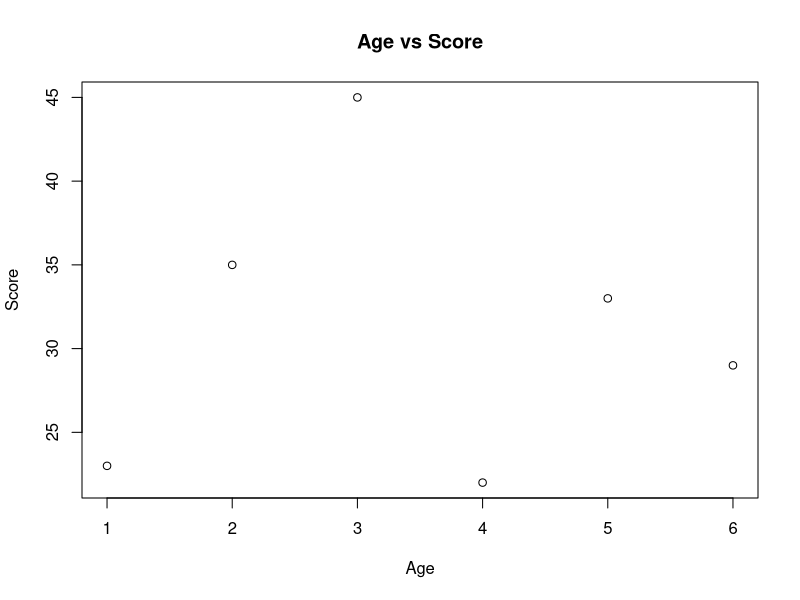
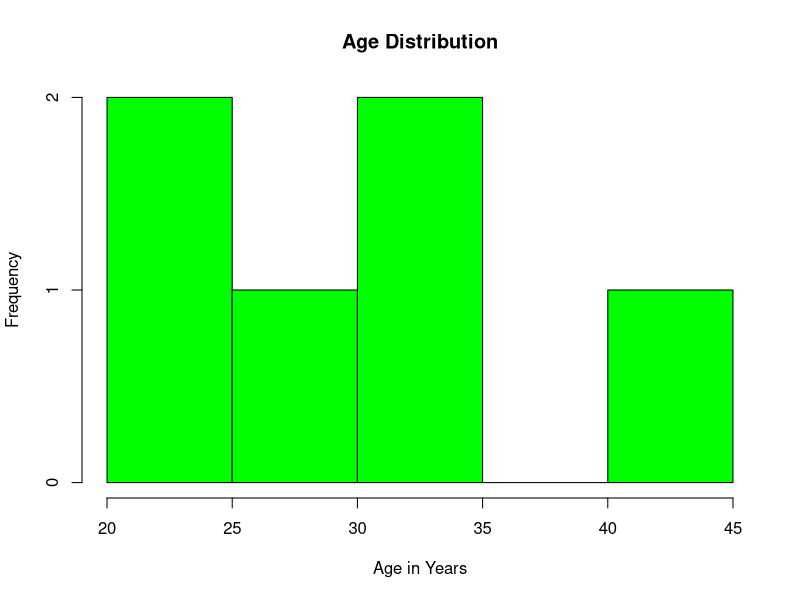
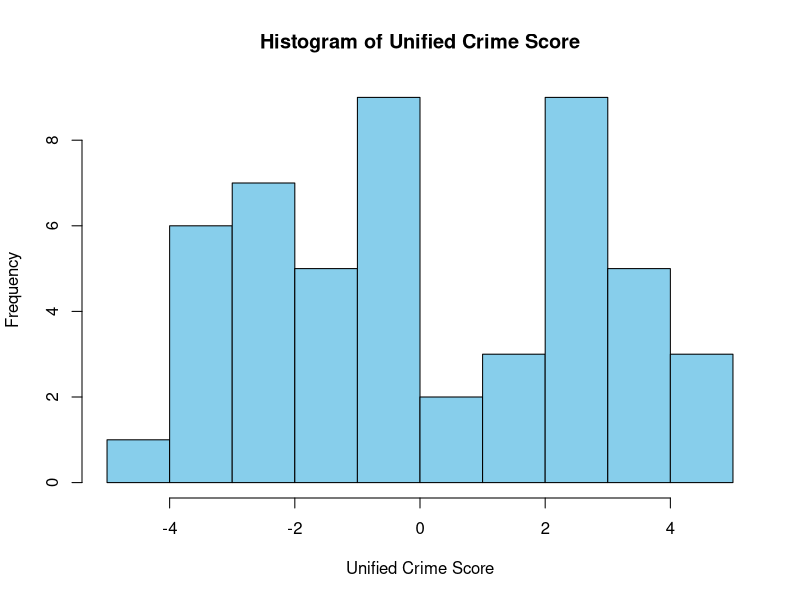

Write the R code that produced these figures, in order.
## ---- chunk 1
knitr::opts_chunk$set(echo = TRUE)
## ---- chunk 2
#You can perform addition...
3 + 5 # Displays 8

#...subtraction...
10 - 7 # Displays 3

#...multiplication...
4 * 2 # Displays 8

#...and division.
10 / 5 # Displays 2
## ---- chunk 3
# Example of object assignment:
x <- 10  # Assigning the value 10 to the object 'x'.
print(x)  # Printing the value of 'x'. This will output 10.
## ---- chunk 4
# Creating a numeric variable
numeric_var <- 5.3
print(numeric_var)  # This will output 5.3.

# Creating an integer variable
integer_var <- 4L
print(integer_var)  # This will output 4.

# Creating a complex variable
complex_var <- 3 + 2i
print(complex_var)  # This will output 3+2i.

# Creating a character variable
character_var <- "Hello, World!"
print(character_var)  # This will output "Hello, World!".

# Creating a logical variable
logical_var <- TRUE
print(logical_var)   # This will output TRUE.
## ---- chunk 5
# Here’s an example of a numeric vector:
numeric_vector <- c(1, 2, 3)
print(numeric_vector)  # This will output "1 2 3".

# Here’s an example of a character vector:
character_vector <- c("Welcome", "to", "R!")
print(character_vector)  # This will output "Welcome to R!".

# Here's an example of a logical vector
logical_vector <- c(TRUE, FALSE, TRUE, FALSE)
print(logical_vector)  # This will output "TRUE FALSE TRUE FALSE".
## ---- chunk 6
# Here's an example of using boolean values in R:
x <- 5
y <- 10

# Check if x is less than y
result <- x < y  # This will return TRUE since 5 is indeed less than 10.

print(result)
## ---- chunk 7
# Constructing a data frame named 'studentdata'.
# Our data includes "Name", "Age", "Gender", and "Score" of each student.

studentdata <- data.frame(
    Name = c("John", "Alice", "Bob", "Emily", "Jack", "Sandy") ,
    Age = c(23, 35, 45, 22, 33, 29),
    Gender = c("Male", "Female", "Male", "Non-binary", "Male", "Female"),
    Score = c(89, 92, 76, 88, 75, 95)
)

print(studentdata)

head(studentdata) # Print first few rows

# Use the '$' to select one column name. For example:
print(studentdata$Score) # We print the column (variable) with student scores.

print(studentdata$Gender)

# What's the content of my dataframe?
str(studentdata) # Look at the components, structure of the dataframe

## ---- chunk 8
# Adding a new column
# A new column "Passed" is added indicating if each student passed or not (a score above 80 is deemed a pass)

studentdata$Passed <- studentdata$Score > 80

# Removing a column
# Now, we opt to remove the 'Score' column as it's not required after we ascertain who's passed.

studentdata$Score <- NULL

print(studentdata)
## ---- chunk 9
# Accessing a specific element - 'Name' of the first student.
print(studentdata[1, "Name"])

# Accessing an entire column - 'Age' of all students
print(studentdata$Age)
## ---- chunk 10
# We've already stored the gender of each student in the 'Gender' column.
# Let's convert that into factor.
studentdata$Gender <- factor(studentdata$Gender)

# Checking levels in Gender
print(levels(studentdata$Gender))
## ---- chunk 11
# Let's presume a scenario where student Age data has missing values.
# 'NA' denotes missing value in R.
AgeData <- c(23, 35, NA, 22, NA, 29)

# Identifying missing values with 'is.na'
print(is.na(AgeData))

# Replacing missing values via a specific value, let's replace 'NA' with median age of students.
Age_median <- median(AgeData, na.rm = TRUE)
AgeData[is.na(AgeData)] <- Age_median

print(AgeData)


# Student Organizations
StudentOrg <- c(FALSE, FALSE, TRUE, NA, TRUE, FALSE)

# Attach the the obj to the dataframe as a column (variable)
studentdata$studentOrgPart <- StudentOrg

## ---- chunk 12
# A scatter plot between Age and Score of students.
plot(studentdata$Age, studentdata$Score,
     main = "Age vs Score", xlab = "Age", ylab = "Score")

# A histogram represents 'Age' distribution among the students.
hist(studentdata$Age,
     main = "Age Distribution", xlab = "Age in Years", col = "green")

## ---- chunk 13
# Install 'datasets'
install.packages('datasets') # You just need to install packages once. Then you can comment this line with '#'

# Loading the USArrests data
data(USArrests)

# Printing the first few entries of the USArrests dataset
print(head(USArrests))
## ---- chunk 14
# The function str() provides a neat, human-readable summary of a complex R data structure
str(USArrests)
## ---- chunk 15
# To select the 'Murder' column from the USArrests dataset, we can use
murder_data <- USArrests[c("Murder")]

# This line of code gives us the 'Murder' rate for the different states. Let's print the first few values.
print(head(murder_data))
## ---- chunk 16
# Assault rate for the 10th state
tenth_state_assault <- USArrests[10, "Assault"]

# Printing the Assault rate of the 10th state
print(tenth_state_assault)
## ---- chunk 17
# Suppose we want only the entries of states that have a murder rate more than 5 per 100,000. We can achieve this by applying a condition on the 'Murder' column.

# First, start by creating a vector with the logical condition.
logical_condition <- USArrests[,"Murder"] > 5
## ---- chunk 18
# Apply the desired subsetting
high_murder_rate <- USArrests[logical_condition,]

# Printing the first few rows of the states with high murder rate data.
print(head(high_murder_rate))

## ---- chunk 19
# Suppose we want only the entries of states that have a murder rate more than 5 per 100,000. We can achieve this by applying a condition on the 'Murder' column.
high_murder_rate <- USArrests[USArrests[,"Murder"] > 5,]

# Printing the first few rows of the states with high murder rate data.
print(head(high_murder_rate))
## ---- chunk 20
# Suppose we want data of states that not only have a high murder rate, but also have an Assault rate more than 150.

high_murder_and_assault <- USArrests[USArrests[,"Murder"] > 5 & USArrests[,"Assault"] > 150,]

# Let's print this data:
print(high_murder_and_assault) # States matching the criteria
## ---- chunk 21
# Print Row Names
rownames(USArrests)
## ---- chunk 22
# Print Row Names
USArrests$State <- rownames(USArrests)

# Get the first values of the variable
head(USArrests$State)
## ---- chunk 23
# Adding packages
library(dplyr) # the dplyr package gives us access to the mutate(), mean() and sd() functions which will be handy.

# We standardize the 'Murder', 'Assault', and 'Rape' columns
USArrests <- USArrests %>%
  mutate(
    Murder = (Murder - mean(Murder)) / sd(Murder),
    Assault = (Assault - mean(Assault)) / sd(Assault),
    Rape = (Rape - mean(Rape)) / sd(Rape)
  )

# We create a new column named 'crime_score' that is the sum of the standardizes 'Murder', 'Assault' and 'Rape' columns
USArrests <- USArrests %>%
  mutate(
    crime_score = Murder + Assault + Rape
  )

## ---- chunk 24
# Generate a histogram of the unified crime score
hist(USArrests$crime_score, main="Histogram of Unified Crime Score", xlab="Unified Crime Score", col="skyblue")
## ---- chunk 25
# Compute summary statistics of the unified crime score
summary_stats <- summary(USArrests$crime_score)
print(summary_stats)
